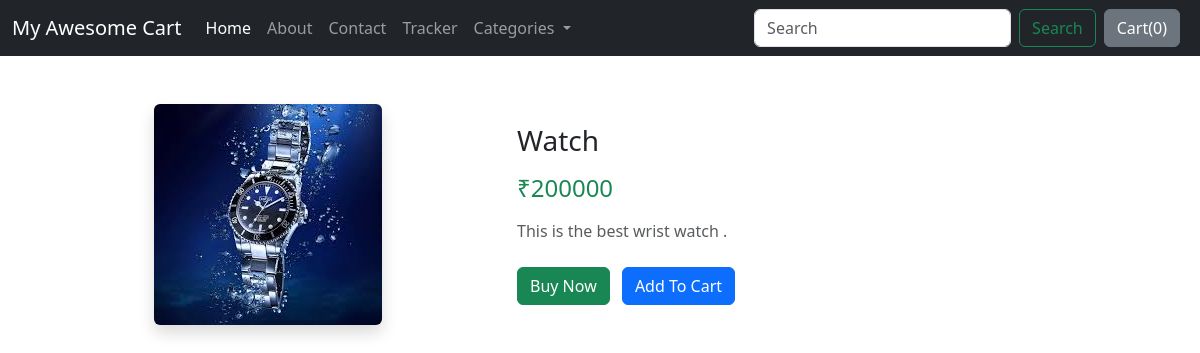
The page /shop/products/1 on the database its author committed.
### shop/models.py (models this page shows, shortened)
class Product(models.Model):
    msg_id = models.AutoField
    product_name = models.CharField(max_length=50)
    category = models.CharField(max_length=50, default="")
    subcategory = models.CharField(max_length=50, default="")
    price = models.IntegerField(default=0)
    desc = models.CharField(max_length=300)
    pub_date = models.DateField()
    image = models.ImageField(upload_to="shop/images", default="")

### shop/views.py (the view)
# urls.py: path('products/<int:myid>', views.productview, name='ProductView'),
def productview(request, myid):
    product = Product.objects.filter(id=myid)
    return render(request, 'shop/productview.html', {'product':product[0]})

### shop/templates/shop/productview.html (shortened to what this page needs)
{% extends 'shop/basic.html' %}
{% block body %}
<div class="container my-5">
    <div class="row align-items-center">
        <div class="col-md-5 text-center">
            <img src="/media/{{product.image}}"
                 class="img-fluid rounded shadow"
                 style="max-height: 350px;">
        </div>
        <div class="col-md-7">
            <h3 class="mb-3">{{product.product_name}}</h3>
            <h4 class="text-success mb-3">
                ₹{{product.price}}
            </h4>
            <p class="text-muted">
                {{product.desc}}
            </p>
            <div class="mt-4">
                <button class="btn btn-success me-2">
                    Buy Now
                </button>
                <button id="pr{{product.id}}"
                        class="btn btn-primary cart"
                        data-name="{{product.product_name}}"
                        data-img="/media/{{product.image}}">
                    Add To Cart
                </button>
            </div>
        </div>
    </div>
</div>
{% endblock %}

### rows shown on the page
Product: image (picture), product_name "Watch", price "200000", desc "This is the best wrist watch ."
